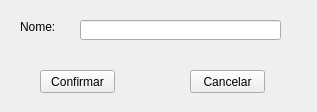
<?xml version="1.0" encoding="UTF-8"?>
<ui version="4.0">
 <class>tipoCampeonatoSecondWindow</class>
 <widget class="QWidget" name="tipoCampeonatoSecondWindow">
  <property name="geometry">
   <rect>
    <x>0</x>
    <y>0</y>
    <width>317</width>
    <height>112</height>
   </rect>
  </property>
  <property name="windowTitle">
   <string>Cadastrar Tipo de Campeonato</string>
  </property>
  <widget class="QLineEdit" name="nome">
   <property name="geometry">
    <rect>
     <x>80</x>
     <y>20</y>
     <width>201</width>
     <height>20</height>
    </rect>
   </property>
   <property name="maxLength">
    <number>150</number>
   </property>
  </widget>
  <widget class="QLabel" name="label">
   <property name="geometry">
    <rect>
     <x>20</x>
     <y>20</y>
     <width>47</width>
     <height>13</height>
    </rect>
   </property>
   <property name="text">
    <string>Nome:</string>
   </property>
  </widget>
  <widget class="QPushButton" name="ok">
   <property name="geometry">
    <rect>
     <x>40</x>
     <y>70</y>
     <width>75</width>
     <height>23</height>
    </rect>
   </property>
   <property name="text">
    <string>Confirmar</string>
   </property>
  </widget>
  <widget class="QPushButton" name="cancelar">
   <property name="geometry">
    <rect>
     <x>190</x>
     <y>70</y>
     <width>75</width>
     <height>23</height>
    </rect>
   </property>
   <property name="text">
    <string>Cancelar</string>
   </property>
  </widget>
 </widget>
 <tabstops>
  <tabstop>nome</tabstop>
  <tabstop>ok</tabstop>
  <tabstop>cancelar</tabstop>
 </tabstops>
 <resources/>
 <connections>
  <connection>
   <sender>nome</sender>
   <signal>returnPressed()</signal>
   <receiver>ok</receiver>
   <slot>click()</slot>
   <hints>
    <hint type="sourcelabel">
     <x>180</x>
     <y>29</y>
    </hint>
    <hint type="destinationlabel">
     <x>77</x>
     <y>81</y>
    </hint>
   </hints>
  </connection>
 </connections>
</ui>
